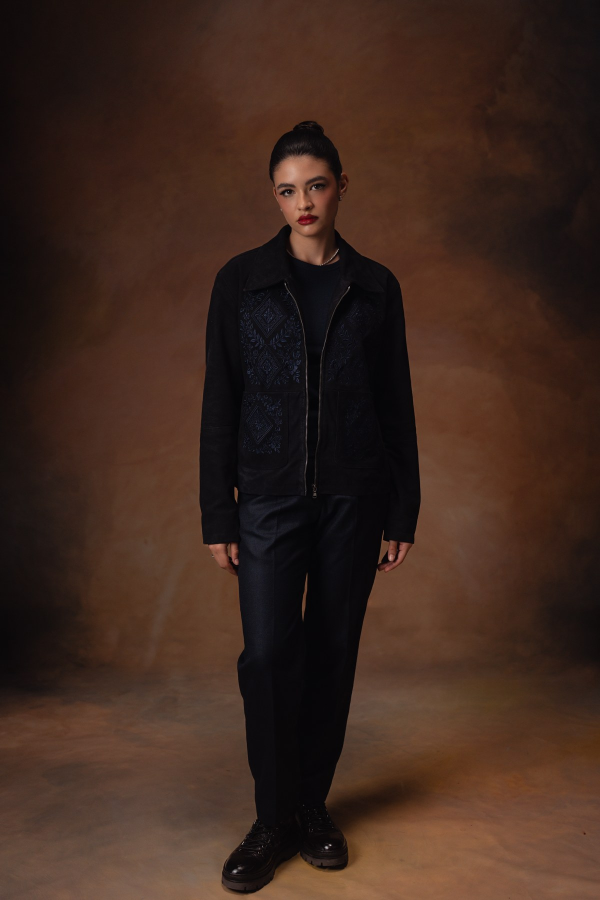
#> input picture assets/collection/nocturne/insolence/insolence_editorial_1.jpg, 1200 x 1800 px, found by its file name (shown at 1/2 size)
$ python prepare_women_curiosity_assets.py
#> lines starting #> are read from the running program, lines starting #| are printed output that depends on the picture; pictures that were not available may be replaced by others from this repository, and a replacement may not be noted
import os
from PIL import Image

uploaded = {
    'stand': 'C:/Users/razi7/.gemini/antigravity/brain/ca9db15d-74e4-425d-899e-b554016f82b2/.user_uploaded/media_1793208837468_8f46ee57.jpg',
    'profile': 'C:/Users/razi7/.gemini/antigravity/brain/ca9db15d-74e4-425d-899e-b554016f82b2/.user_uploaded/media_1793208847591_736303a5.webp',
    'down': 'C:/Users/razi7/.gemini/antigravity/brain/ca9db15d-74e4-425d-899e-b554016f82b2/.user_uploaded/media_1793208852982_351aaef0.jpg',
    'portrait': 'C:/Users/razi7/.gemini/antigravity/brain/ca9db15d-74e4-425d-899e-b554016f82b2/.user_uploaded/media_1793208864022_8a5f20f3.jpg',
    'back': 'C:/Users/razi7/.gemini/antigravity/brain/ca9db15d-74e4-425d-899e-b554016f82b2/.user_uploaded/media_1793208870021_40228d14.jpg'
}

existing_highres = {
    'stand': 'assets/collection/nocturne/insolence/insolence_editorial_1.jpg',
    'profile': 'assets/collection/nocturne/insolence/insolence_editorial_2.jpg',
    'down': 'assets/collection/nocturne/insolence/insolence_editorial_3.jpg',
    'portrait': 'assets/collection/nocturne/insolence/insolence_editorial_4.jpg'
}

dest_dir = 'assets/collection/nocturne/curiosity'
os.makedirs(dest_dir, exist_ok=True)

# 1. Standing silhouette (Upload 1 / High-res 1200x1800)
im_stand = Image.open(existing_highres['stand']).convert('RGB')
#> im_stand is the input picture: PIL image 1200x1800 RGB; mean R, G, B 61.7, 40, 30.3
im_stand.save(os.path.join(dest_dir, 'curiosity_women_1.jpg'), quality=95)
print("Saved curiosity_women_1.jpg (Standing Silhouette) - 1200x1800")

# 2. Embroidery detail / Close portrait (Upload 4 / High-res 1200x1800)
im_portrait = Image.open(existing_highres['portrait']).convert('RGB')
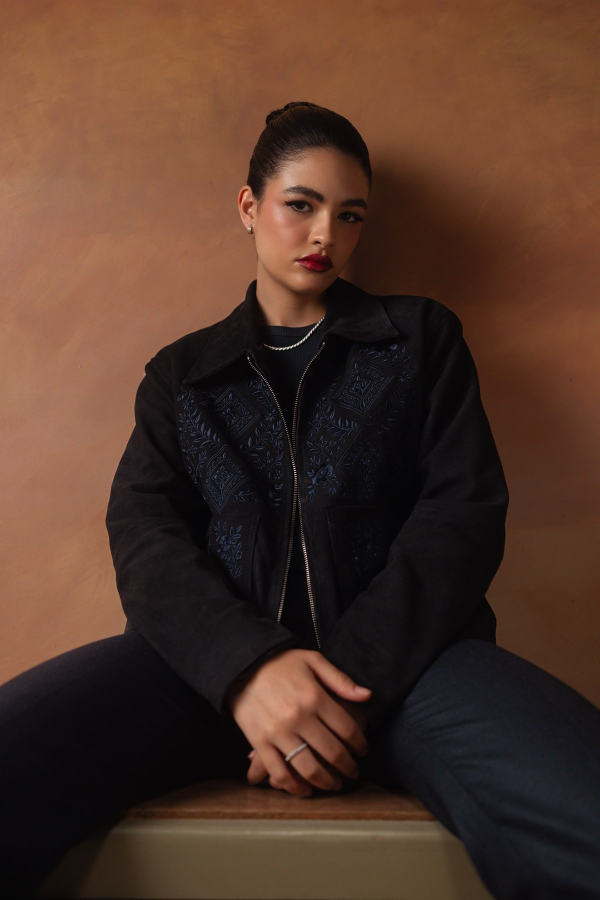
#> input picture assets/collection/nocturne/insolence/insolence_editorial_4.jpg, 1200 x 1800 px, found by its file name (shown at 1/2 size)
#> im_portrait is the input picture: PIL image 1200x1800 RGB; mean R, G, B 80.8, 53.9, 41.2
im_portrait.save(os.path.join(dest_dir, 'curiosity_women_2.jpg'), quality=95)
print("Saved curiosity_women_2.jpg (Embroidery Detail) - 1200x1800")

# 3. Back tailoring (Upload 5 - 682x1024 -> 1200x1800 high quality)
im_back = Image.open(uploaded['back']).convert('RGB')
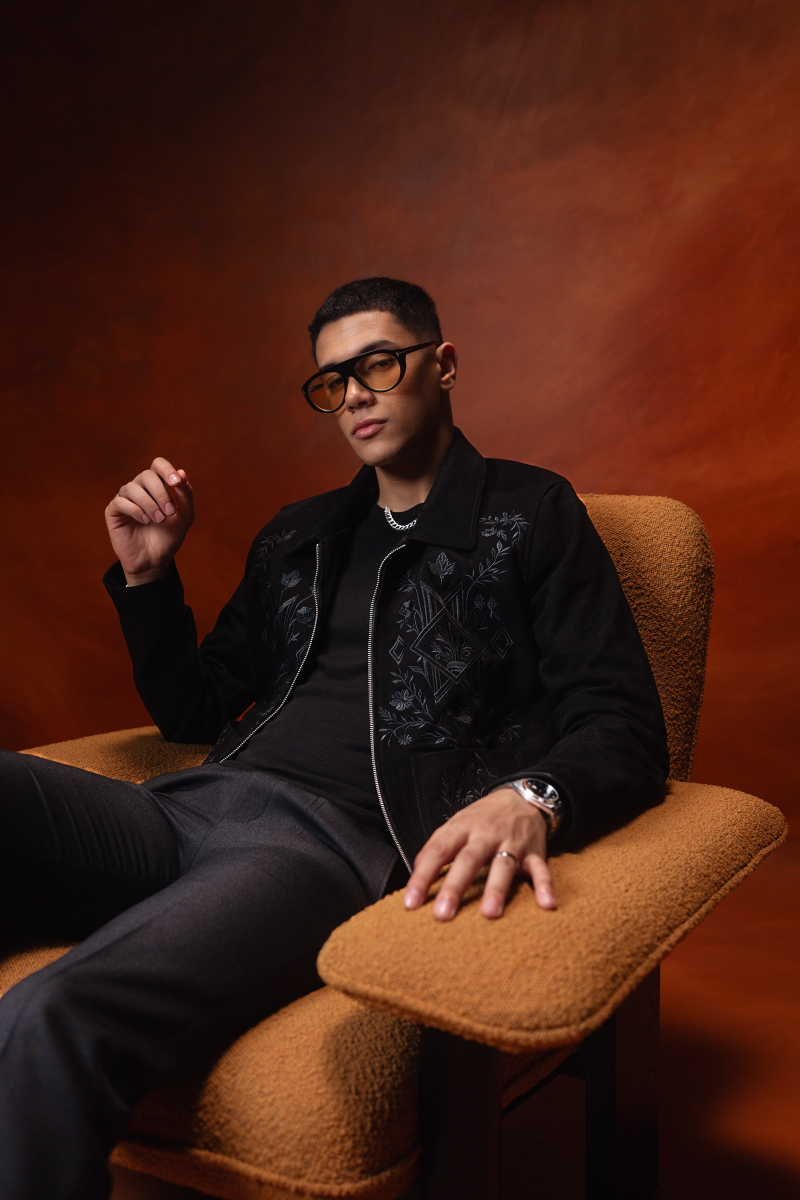
#> input picture assets/collection/nocturne/insolence/insolence.jpg, 1600 x 2400 px, given in place of media_1793208870021_40228d14.jpg, which was not available (shown at 1/2 size)
#> im_back is the input picture: PIL image 1600x2400 RGB; mean R, G, B 70.8, 33, 20.8
im_back_1800 = im_back.resize((1200, 1800), Image.Resampling.LANCZOS)
im_back_1800.save(os.path.join(dest_dir, 'curiosity_women_3.jpg'), quality=95)
print("Saved curiosity_women_3.jpg (Back Tailoring) - 1200x1800")

# 4. Studio profile (Upload 2 / High-res 1200x1800)
im_profile = Image.open(existing_highres['profile']).convert('RGB')
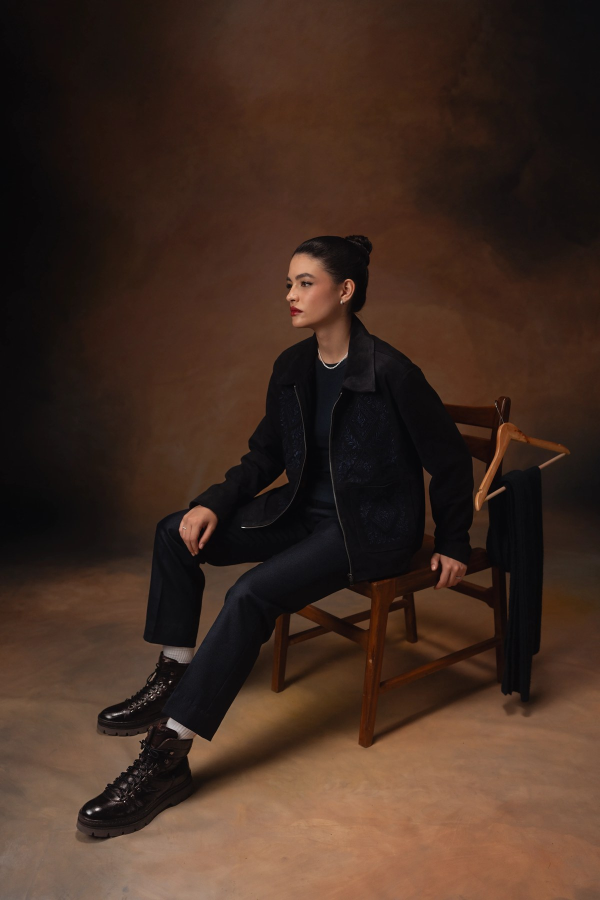
#> input picture assets/collection/nocturne/insolence/insolence_editorial_2.jpg, 1200 x 1800 px, found by its file name (shown at 1/2 size)
#> im_profile is the input picture: PIL image 1200x1800 RGB; mean R, G, B 65.5, 44.6, 33.7
im_profile.save(os.path.join(dest_dir, 'curiosity_women_4.jpg'), quality=95)
print("Saved curiosity_women_4.jpg (Studio Profile) - 1200x1800")

# 5. Editorial seated (Upload 3 / High-res 1200x1800)
im_down = Image.open(existing_highres['down']).convert('RGB')
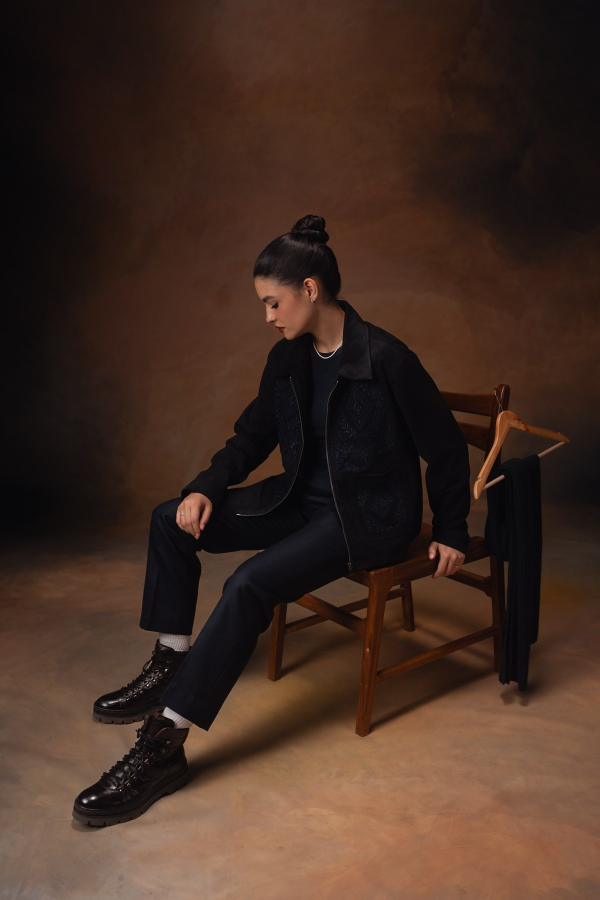
#> input picture assets/collection/nocturne/insolence/insolence_editorial_3.jpg, 1200 x 1800 px, found by its file name (shown at 1/2 size)
#> im_down is the input picture: PIL image 1200x1800 RGB; mean R, G, B 66.8, 45.2, 34.6
im_down.save(os.path.join(dest_dir, 'curiosity_women_5.jpg'), quality=95)
print("Saved curiosity_women_5.jpg (Editorial Seated) - 1200x1800")

print("\nAll 5 Women's Curiosity images generated successfully in assets/collection/nocturne/curiosity/!")
